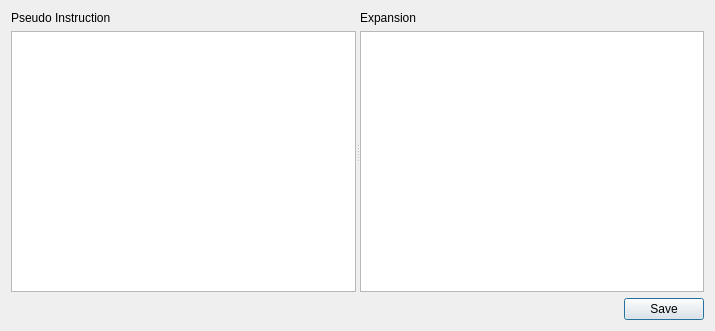
<?xml version="1.0" encoding="UTF-8"?>
<ui version="4.0">
 <class>Atlas::AddPseudoDialog</class>
 <widget class="QDialog" name="Atlas::AddPseudoDialog">
  <property name="geometry">
   <rect>
    <x>0</x>
    <y>0</y>
    <width>715</width>
    <height>331</height>
   </rect>
  </property>
  <property name="windowTitle">
   <string>Dialog</string>
  </property>
  <layout class="QVBoxLayout" name="verticalLayout_3">
   <item>
    <widget class="QSplitter" name="splitter">
     <property name="orientation">
      <enum>Qt::Orientation::Horizontal</enum>
     </property>
     <widget class="QWidget" name="layoutWidget">
      <layout class="QVBoxLayout" name="verticalLayout_2">
       <item>
        <widget class="QLabel" name="label">
         <property name="text">
          <string>Pseudo Instruction</string>
         </property>
        </widget>
       </item>
       <item>
        <widget class="QPlainTextEdit" name="pseudoInstructionTextEdit"/>
       </item>
      </layout>
     </widget>
     <widget class="QWidget" name="layoutWidget">
      <layout class="QVBoxLayout" name="verticalLayout">
       <item>
        <widget class="QLabel" name="label_2">
         <property name="text">
          <string>Expansion</string>
         </property>
        </widget>
       </item>
       <item>
        <widget class="QPlainTextEdit" name="expansionTextEdit"/>
       </item>
      </layout>
     </widget>
    </widget>
   </item>
   <item>
    <layout class="QHBoxLayout" name="horizontalLayout">
     <item>
      <spacer name="horizontalSpacer">
       <property name="orientation">
        <enum>Qt::Orientation::Horizontal</enum>
       </property>
       <property name="sizeHint" stdset="0">
        <size>
         <width>40</width>
         <height>20</height>
        </size>
       </property>
      </spacer>
     </item>
     <item>
      <widget class="QPushButton" name="saveButton">
       <property name="text">
        <string>Save</string>
       </property>
      </widget>
     </item>
    </layout>
   </item>
  </layout>
 </widget>
 <resources/>
 <connections/>
</ui>
